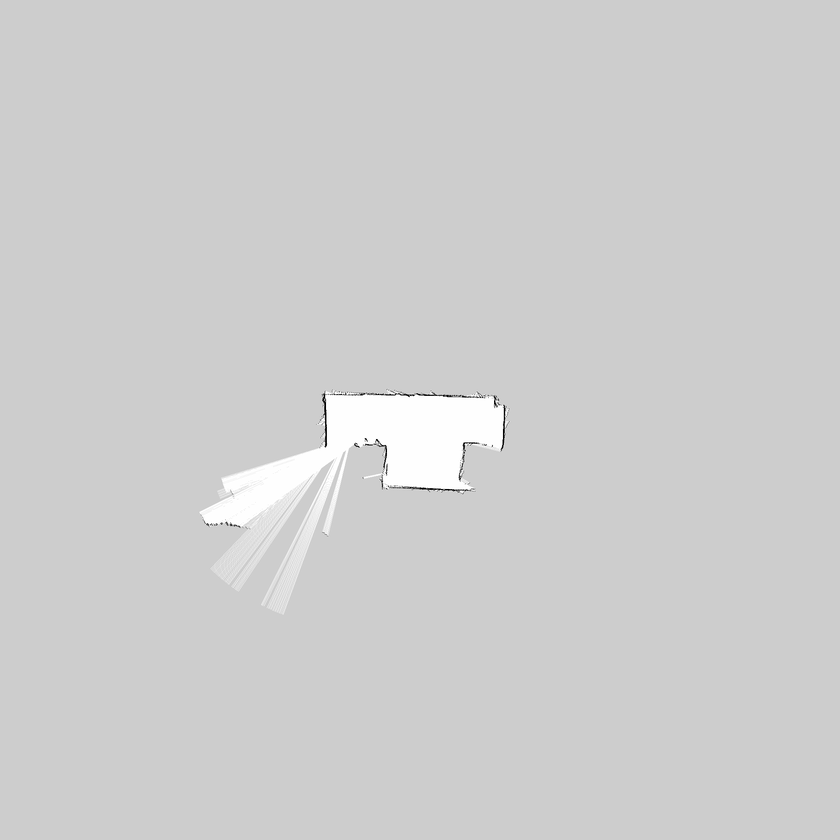
#> input picture sample_maps/corner_area.png, 840 x 840 px, shrunk from 1984 x 1984 before the run, found by its file name
$ python sift_feature_match.py
#> lines starting #> are read from the running program, lines starting #| are printed output that depends on the picture; after the words box and inside, x2 and y2 are one past the last pixel; in counts of white or black regions, pixels touching at a corner belong together
import cv2
import numpy as np
import matplotlib.pyplot as plt

# Function to preprocess the image
def preprocess_image(image_path, lower_thresh, upper_thresh):
#> called with lower_thresh = 50, upper_thresh = 150
    image = cv2.imread(image_path, cv2.IMREAD_GRAYSCALE)
#> image is the input picture: shape (840, 840); min 0, max 255, mean 206.2
    blurred = cv2.GaussianBlur(image, (5, 5), 0)
    edges = cv2.Canny(blurred, lower_thresh, upper_thresh)
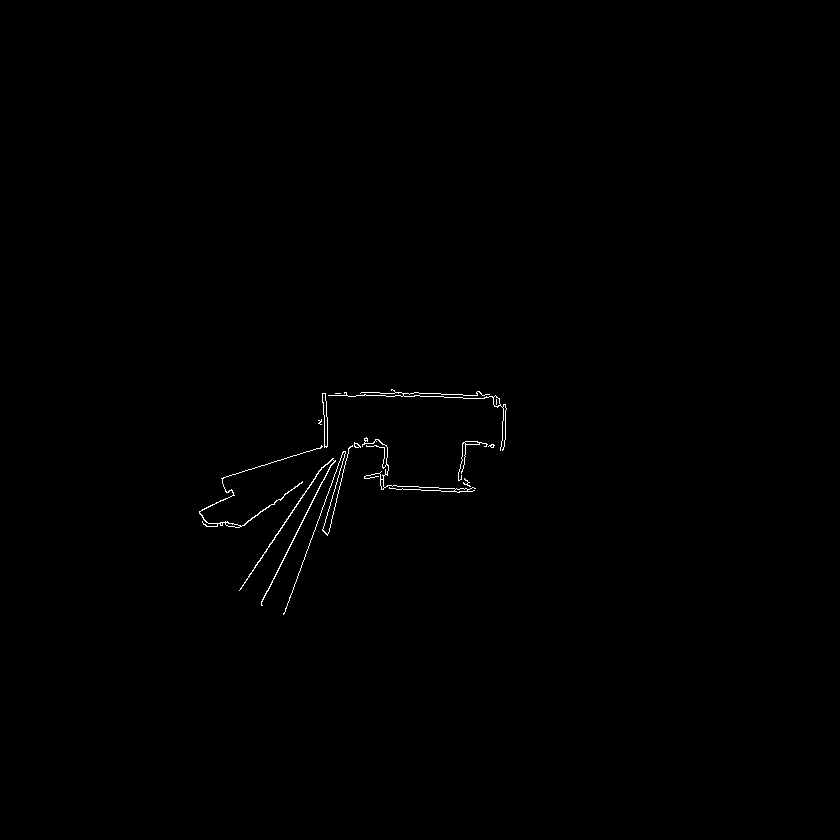
#> edges: shape (840, 840); 0.33% white in thin lines or dots, all inside (x1, y1, x2, y2) = (199, 389, 507, 615)
    return edges

# Paths to the images
map_image_path = '/home/ali/test_ws/src/my_package/sample_maps/corner_area.png'
cad_image_path = '/home/ali/test_ws/src/my_package/CADs/corner_area_cad.png'

# Preprocess the images
preprocessed_map = preprocess_image(map_image_path, 50, 150)
preprocessed_cad = preprocess_image(cad_image_path, 50, 150)
#> call 2 of preprocess_image, with lower_thresh = 50, upper_thresh = 150
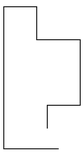
#> input picture CADs/corner_area_cad.png, 84 x 156 px, shrunk from 199 x 369 before the run, found by its file name
#> in preprocess_image, image is the input picture: shape (156, 84); min 14, max 255, mean 246.5
#> in preprocess_image (call 2), `blurred = cv2.GaussianBlur(image, (5, 5), 0)`:
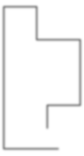
#> blurred: shape (156, 84); min 151, max 255, mean 246.5
#> in preprocess_image (call 2), `edges = cv2.Canny(blurred, lower_thresh, upper_thresh)`:
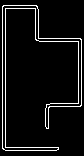
#> edges: shape (156, 84); 6.5% white in thin lines or dots, all inside (x1, y1, x2, y2) = (2, 5, 82, 151)

# Display the preprocessed images
plt.figure(figsize=(10, 5))
plt.subplot(1, 2, 1)
plt.title('Preprocessed Map Image')
plt.imshow(preprocessed_map, cmap='gray')
plt.subplot(1, 2, 2)
plt.title('Preprocessed CAD Image')
plt.imshow(preprocessed_cad, cmap='gray')
plt.show()

# Use ORB for feature detection and description
orb = cv2.ORB_create()
kp1, des1 = orb.detectAndCompute(preprocessed_map, None)
#> kp1 = 490 keypoints; strongest (x, y, size): (230, 493, 31), (383, 477, 31), (499, 405, 31), (377, 442, 31)
kp2, des2 = orb.detectAndCompute(preprocessed_cad, None)
#> kp2 = 4 keypoints; (x, y, size): (38, 37, 37.2), (38, 41, 37.2), (46, 104, 37.2), (42, 41, 37.2)

# Use BFMatcher with default parameters
bf = cv2.BFMatcher(cv2.NORM_HAMMING, crossCheck=True)
matches = bf.match(des1, des2)
#> matches = 3 matches

# Sort matches by distance
matches = sorted(matches, key=lambda x: x.distance)

# Draw the matches
img_matches = cv2.drawMatches(preprocessed_map, kp1, preprocessed_cad, kp2, matches[:50], None, flags=cv2.DrawMatchesFlags_NOT_DRAW_SINGLE_POINTS)
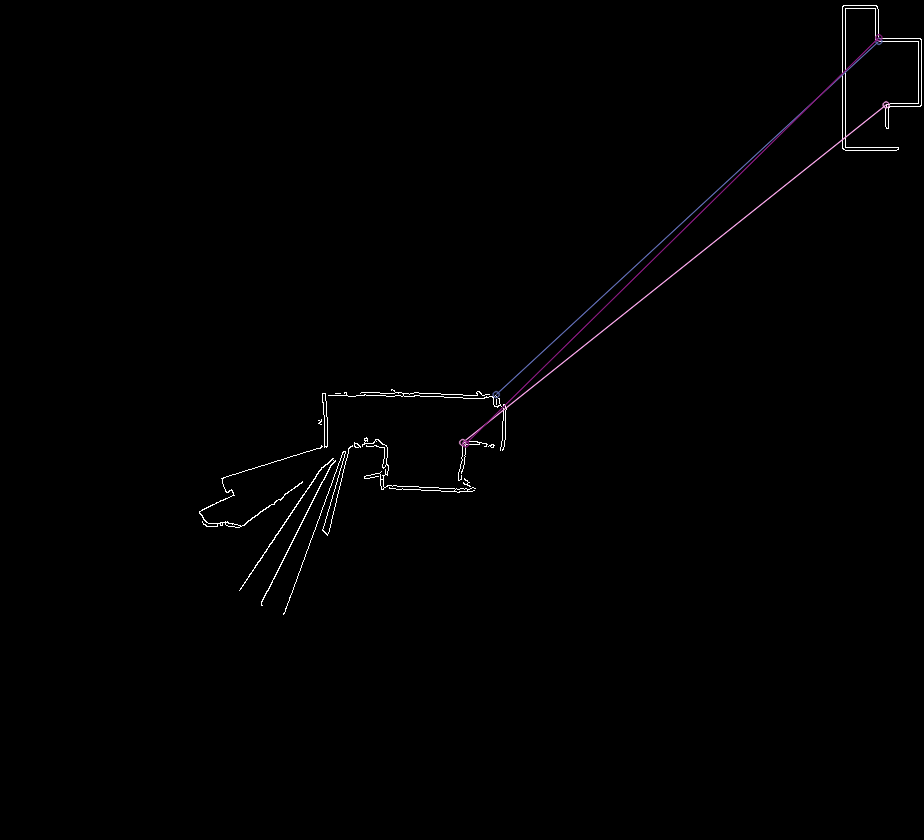
#> img_matches: shape (840, 924, 3); mean of channels 0, 1, 2 1.5, 1.3, 1.5; drawn as B, G, R

# Display the matches
plt.figure(figsize=(20, 10))
plt.title('Feature Matches between Map and CAD Image (ORB)')
plt.imshow(img_matches)
plt.show()

# Homography
if len(matches) > 4:
    src_pts = np.float32([ kp1[m.queryIdx].pt for m in matches ]).reshape(-1, 1, 2)
    dst_pts = np.float32([ kp2[m.trainIdx].pt for m in matches ]).reshape(-1, 1, 2)

    # Find the homography matrix
    M, mask = cv2.findHomography(src_pts, dst_pts, cv2.RANSAC, 5.0)

    # Use the homography matrix to transform the map image to the CAD image's perspective
    h, w = preprocessed_map.shape
    map_transformed = cv2.warpPerspective(preprocessed_map, M, (w, h))

    # Display the transformed map image
    plt.figure(figsize=(10, 10))
    plt.title('Transformed Map Image (ORB)')
    plt.imshow(map_transformed, cmap='gray')
    plt.show()
else:
    print("Not enough matches are found - %d/%d" % (len(matches), 4))
#| Not enough matches are found - 3/4
